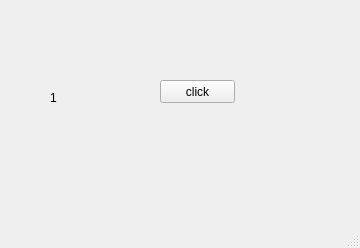
<?xml version="1.0" encoding="UTF-8"?>
<ui version="4.0">
 <class>MainWindow</class>
 <widget class="QMainWindow" name="MainWindow">
  <property name="geometry">
   <rect>
    <x>0</x>
    <y>0</y>
    <width>360</width>
    <height>248</height>
   </rect>
  </property>
  <property name="windowTitle">
   <string>MainWindow</string>
  </property>
  <widget class="QWidget" name="centralwidget">
   <widget class="QLabel" name="label">
    <property name="geometry">
     <rect>
      <x>50</x>
      <y>90</y>
      <width>101</width>
      <height>16</height>
     </rect>
    </property>
    <property name="text">
     <string>1</string>
    </property>
   </widget>
   <widget class="QPushButton" name="pb">
    <property name="geometry">
     <rect>
      <x>160</x>
      <y>80</y>
      <width>75</width>
      <height>23</height>
     </rect>
    </property>
    <property name="text">
     <string>click</string>
    </property>
   </widget>
  </widget>
  <widget class="QMenuBar" name="menubar">
   <property name="geometry">
    <rect>
     <x>0</x>
     <y>0</y>
     <width>360</width>
     <height>21</height>
    </rect>
   </property>
  </widget>
  <widget class="QStatusBar" name="statusbar"/>
 </widget>
 <resources/>
 <connections/>
</ui>
